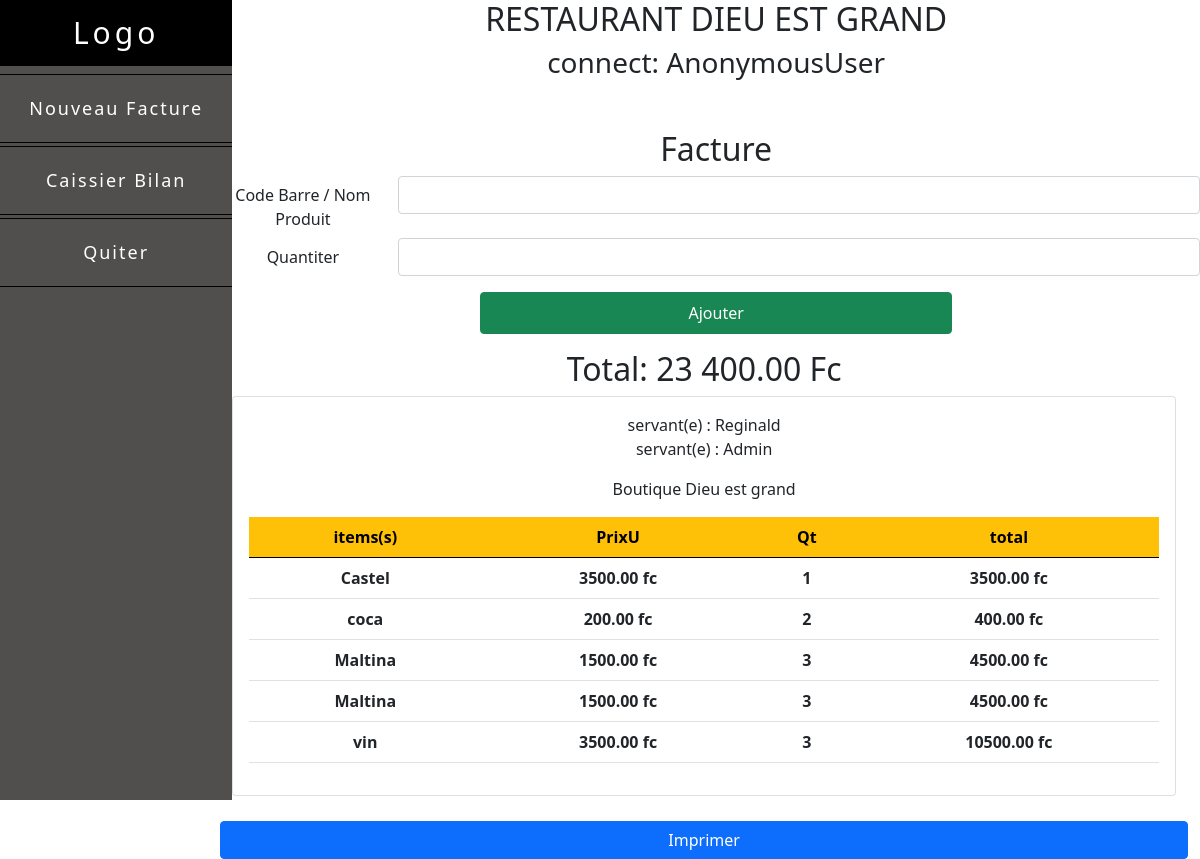
/idFacture/1, run on the app's committed database.
### MyRestau/models.py (models this page shows, shortened)
class Facture(models.Model):
        servante = models.ForeignKey(Servante, on_delete=models.PROTECT)
        caissier = models.ForeignKey(User, on_delete=models.PROTECT)
        produits= models.ManyToManyField(Product, through='FactureProduit')
        date_time = models.DateTimeField(auto_now=True)

class Servante(models.Model):
    name = models.CharField(max_length=30)
    phone = models.CharField(max_length=20)
    date_time = models.DateTimeField(auto_now=True)
    def __str__(self) :
        return self.name

class FactureProduit(models.Model):
     facture = models.ForeignKey(Facture, on_delete=models.CASCADE)
     product = models.ForeignKey(Product, on_delete= models.CASCADE)
     quantiter = models.IntegerField(default=0)

class Product(models.Model):
    name  = models.CharField(max_length=100)
    price =  models.DecimalField(max_digits=10,decimal_places=2)
    stock = models.IntegerField(default=0)
    barcode = models.CharField(max_length=40, unique=True)
    date_time = models.DateTimeField(auto_now=True)

### MyRestau/views.py (the view, shortened to what this page needs)
# urls.py: path('idFacture/<str:pk>', views.idFacture, name="idFacture"),
def idFacture(request , pk):
    facture = Facture.objects.get(id=pk)
    context = {
        'facture':facture
    }
    return render (request,'idFacture.html',context)

### MyRestau/templates/idFacture.html (shortened to what this page needs)
{% extends "base.html" %}
{% block content %}
<h2> Facture  </h2>
{% if user.is_superuser %}
<div class="row" id="content">
  <h2 class="resultat" id="resultat"></h2>
    <div class"col-md-12 text-center">
      <div class="card card-body">
            <p> servant(e) : {{facture.servante}}<br>
              servant(e) : {{facture.caissier}}</hp>
            <p> Boutique Dieu est grand </p>
            <table class="table mx-auto" id="tableau">
             <tr class="btn-warning">
                <th> items(s)</th>
                <th> PrixU </th>
                <th> Qt </th>
                <th>total </th>
             </tr>
            <tbody>
          {% for factureproduit in facture.factureproduit_set.all %}
            <tr>
                <th> {{ factureproduit.product.name }}</th>
                <th>{{factureproduit.product.price }} fc</th>
                <th>{{factureproduit.quantiter}} </th>
                <th> </th>
            </tr>
            {% endfor %}
             </tbody>
            </table>
        </div>
        <h3 class="btn" id="resultat"></h3>
    </div>
    <a class="btn btn-primary" href="{% url "generate_pdf" facture.id %}"> Imprimer</a>
{% else %}
<div class="mb-3 row">
  <form  method="POST" action="">
      <div class="mb-3 row">
      <label for="inputPassword" class="col-sm-2 col-form-label">Code Barre / Nom Produit</label>
      <div class="col-sm-10">
        <input type="text" name="barcode" class="form-control" id="barcode" required>
      </div>
      <label for="inputPassword" class="col-sm-2 col-form-label">Quantiter</label>
      <div class="col-sm-10">
          <input type="number" name="quantiter" class="form-control" id="Quantiter">
      </div>
    <div class="d-grid gap-2 col-6 mx-auto">
      <button class="btn p-2 mt-3 btn-success" type="submit">Ajouter</button>
    </div>
  </form>
</div>
<div class="row" id="content">
  <h2 class="resultat" id="resultat"></h2>
    <div class"col-md-12 text-center">
      <div class="card card-body">
            <p> servant(e) : {{facture.servante}}<br>
              servant(e) : {{facture.caissier}}</hp>
            <p> Boutique Dieu est grand </p>
            <table class="table mx-auto" id="tableau">
             <tr class="btn-warning">
                <th> items(s)</th>
                <th> PrixU </th>
                <th> Qt </th>
                <th>total </th>
             </tr>
            <tbody>
          {% for factureproduit in facture.factureproduit_set.all %}
            <tr>
                <th> {{ factureproduit.product.name }}</th>
                <th>{{factureproduit.product.price }} fc</th>
                <th>{{factureproduit.quantiter}} </th>
                <th> </th>
            </tr>
            {% endfor %}
             </tbody>
            </table>
        </div>
        <h3 class="btn" id="resultat"></h3>
    </div>
    <a class="btn btn-primary" href="{% url "generate_pdf" facture.id %}"> Imprimer</a>
{% endif %}
{% endblock  %}

### data on the page
Facture: servante "Reginald", caissier "Admin"
FactureProduit: product.name "Castel", product.price "3500.00", quantiter "1"
FactureProduit: product.name "coca", product.price "200.00", quantiter "2"
FactureProduit: product.name "Maltina", product.price "1500.00", quantiter "3"
FactureProduit: product.name "Maltina", product.price "1500.00", quantiter "3"
FactureProduit: product.name "vin", product.price "3500.00", quantiter "3"

### other printed values
{{ request.user }} "AnonymousUser"
